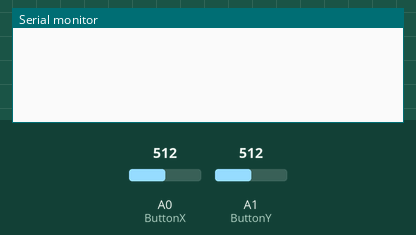
Recording of a sketch running on a simulated Arduino Uno, built with avr-gcc and run on an emulated ATmega328P. On the bench: the last lines printed to the serial monitor. Inputs (shaded band) come from the test bench; at power-on: A0 (ButtonX) = 512, A1 (ButtonY) = 512.

Above: at 11.2 s.
11.3 s: A0 (ButtonX) set to 716
At 11.42 s:
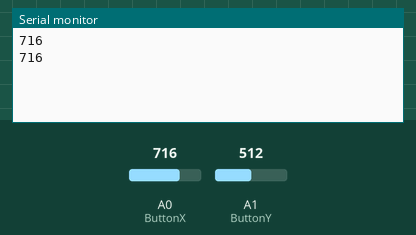
13.2 s: A1 (ButtonY) set to 306
At 13.24 s:
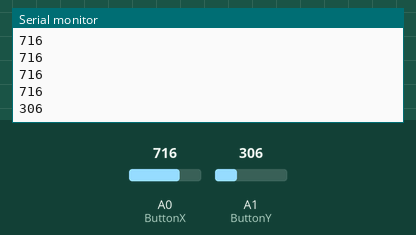
14.7 s: A0 (ButtonX) set to 900
At 14.76 s:
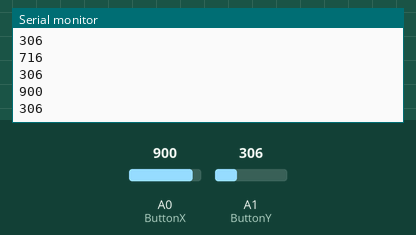
16.2 s: A1 (ButtonY) set to 122
At 16.27 s:
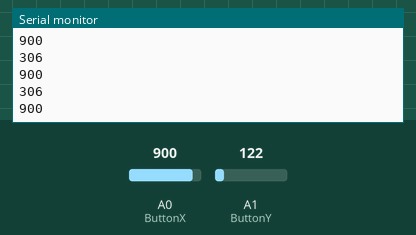
Timing chart, 0 to 18.7 s (numbered marks = the images above; inputs shaded):
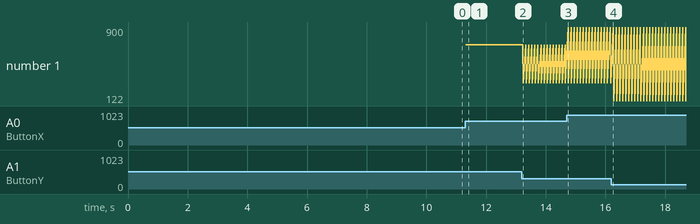

The sketch:

joyArduino.ino
```cpp
#define ButtonX 0
#define ButtonY 1
long ellapsed;
int maxX=0,maxY=0,minX=1024,minY=1024;

void setup() {
   Serial.begin (9600);
   ellapsed=millis();

   //Serial.println("Callibrating for still position");
   //Calibração – máximos e mínimos em repouso
   while ((millis()-ellapsed)<10000){
   // X e Y are local
     int X = analogRead(ButtonX);
     int Y = analogRead(ButtonY);
     if (X>maxX) maxX=X;
     if (X<minX) minX=X;
     if (Y>maxY) maxY=Y;
     if (Y<minY) minY=Y;
   }
   //Serial.println("End of Callibration");
 }

void loop() {
   if (millis()-ellapsed>100){
     int X = analogRead(ButtonX);
     int Y = analogRead(ButtonY);

     ellapsed=millis();

     if ((X<minX) || (X>maxX))
      Serial.println(X);

     if ((Y<minY) || (Y>maxY))
      Serial.println(Y);
   }
}
```

Measured:
- after the input at 11.3 s, the serial monitor: prints a new line at once (image 1)
- after the input at 13.2 s, the serial monitor: prints a new line at once (image 2)
- after the input at 14.7 s, the serial monitor: prints a new line after 0.05 s (image 3)
- plotted number 1: 716 → 306 after the input at 13.2 s, 306 → 122 after the input at 16.2 s
